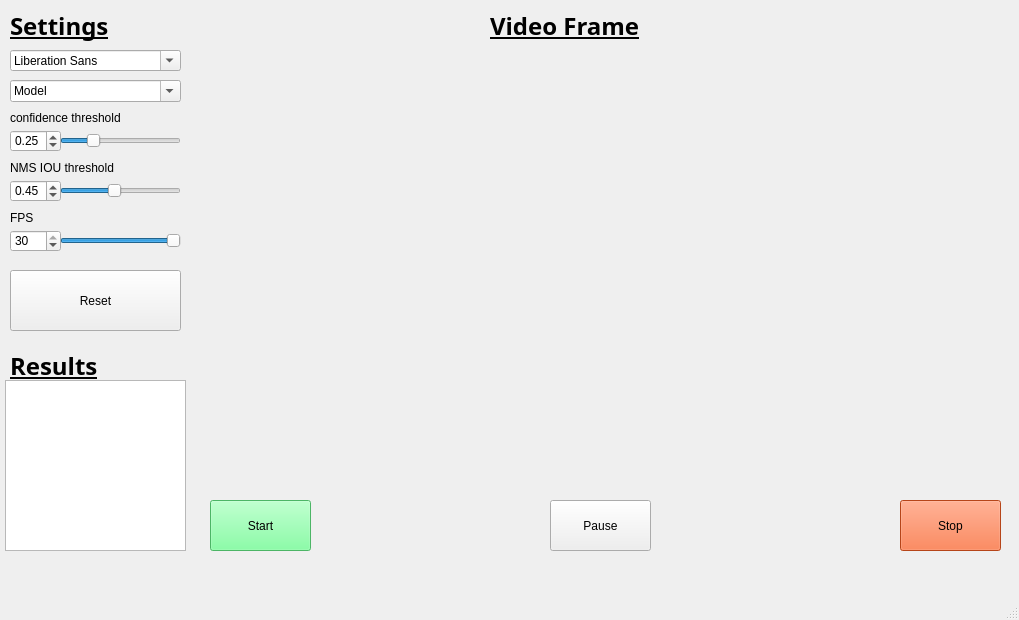
<?xml version="1.0" encoding="UTF-8"?>
<ui version="4.0">
 <class>Yolowindow</class>
 <widget class="QMainWindow" name="Yolowindow">
  <property name="geometry">
   <rect>
    <x>0</x>
    <y>0</y>
    <width>1019</width>
    <height>620</height>
   </rect>
  </property>
  <property name="windowTitle">
   <string>MainWindow</string>
  </property>
  <property name="styleSheet">
   <string notr="true">backgroud-image:url(:/bg/image/login_main.png);

</string>
  </property>
  <widget class="QWidget" name="centralwidget">
   <widget class="QLabel" name="label">
    <property name="geometry">
     <rect>
      <x>10</x>
      <y>10</y>
      <width>121</width>
      <height>31</height>
     </rect>
    </property>
    <property name="font">
     <font>
      <family>Adobe Devanagari</family>
      <pointsize>18</pointsize>
      <weight>75</weight>
      <bold>true</bold>
      <underline>true</underline>
     </font>
    </property>
    <property name="text">
     <string>Settings</string>
    </property>
   </widget>
   <widget class="QLabel" name="label_2">
    <property name="geometry">
     <rect>
      <x>490</x>
      <y>10</y>
      <width>151</width>
      <height>31</height>
     </rect>
    </property>
    <property name="font">
     <font>
      <family>Adobe Devanagari</family>
      <pointsize>18</pointsize>
      <weight>75</weight>
      <bold>true</bold>
      <underline>true</underline>
     </font>
    </property>
    <property name="text">
     <string>Video Frame</string>
    </property>
   </widget>
   <widget class="QLabel" name="label_3">
    <property name="geometry">
     <rect>
      <x>200</x>
      <y>40</y>
      <width>801</width>
      <height>431</height>
     </rect>
    </property>
    <property name="styleSheet">
     <string notr="true"/>
    </property>
    <property name="text">
     <string/>
    </property>
   </widget>
   <widget class="QTextBrowser" name="textBrowser">
    <property name="geometry">
     <rect>
      <x>5</x>
      <y>380</y>
      <width>181</width>
      <height>171</height>
     </rect>
    </property>
   </widget>
   <widget class="QLabel" name="label_4">
    <property name="geometry">
     <rect>
      <x>10</x>
      <y>350</y>
      <width>91</width>
      <height>31</height>
     </rect>
    </property>
    <property name="font">
     <font>
      <family>Adobe Devanagari</family>
      <pointsize>18</pointsize>
      <weight>75</weight>
      <bold>true</bold>
      <underline>true</underline>
     </font>
    </property>
    <property name="text">
     <string>Results</string>
    </property>
   </widget>
   <widget class="QPushButton" name="pushButton_3">
    <property name="geometry">
     <rect>
      <x>10</x>
      <y>270</y>
      <width>171</width>
      <height>61</height>
     </rect>
    </property>
    <property name="text">
     <string>Reset</string>
    </property>
   </widget>
   <widget class="QPushButton" name="pushButton_4">
    <property name="geometry">
     <rect>
      <x>550</x>
      <y>500</y>
      <width>101</width>
      <height>51</height>
     </rect>
    </property>
    <property name="text">
     <string>Pause</string>
    </property>
   </widget>
   <widget class="QPushButton" name="pushButton_5">
    <property name="geometry">
     <rect>
      <x>900</x>
      <y>500</y>
      <width>101</width>
      <height>51</height>
     </rect>
    </property>
    <property name="styleSheet">
     <string notr="true">background-color:rgb(255, 97, 35)</string>
    </property>
    <property name="text">
     <string>Stop</string>
    </property>
   </widget>
   <widget class="QFontComboBox" name="ComboBox_weight">
    <property name="geometry">
     <rect>
      <x>10</x>
      <y>50</y>
      <width>171</width>
      <height>21</height>
     </rect>
    </property>
    <property name="editable">
     <bool>true</bool>
    </property>
    <property name="currentText">
     <string>宋体</string>
    </property>
    <property name="modelColumn">
     <number>0</number>
    </property>
   </widget>
   <widget class="QFontComboBox" name="ComboBox_model">
    <property name="geometry">
     <rect>
      <x>10</x>
      <y>80</y>
      <width>171</width>
      <height>22</height>
     </rect>
    </property>
    <property name="currentText">
     <string>Model</string>
    </property>
   </widget>
   <widget class="QPushButton" name="pushButton_6">
    <property name="geometry">
     <rect>
      <x>210</x>
      <y>500</y>
      <width>101</width>
      <height>51</height>
     </rect>
    </property>
    <property name="styleSheet">
     <string notr="true">background-color:rgb(106, 253, 143)</string>
    </property>
    <property name="text">
     <string>Start</string>
    </property>
   </widget>
   <widget class="QSlider" name="horizontalSlider">
    <property name="geometry">
     <rect>
      <x>60</x>
      <y>130</y>
      <width>121</width>
      <height>22</height>
     </rect>
    </property>
    <property name="minimum">
     <number>1</number>
    </property>
    <property name="maximum">
     <number>100</number>
    </property>
    <property name="value">
     <number>25</number>
    </property>
    <property name="orientation">
     <enum>Qt::Horizontal</enum>
    </property>
   </widget>
   <widget class="QSlider" name="horizontalSlider_2">
    <property name="geometry">
     <rect>
      <x>60</x>
      <y>180</y>
      <width>121</width>
      <height>22</height>
     </rect>
    </property>
    <property name="minimum">
     <number>1</number>
    </property>
    <property name="maximum">
     <number>100</number>
    </property>
    <property name="value">
     <number>45</number>
    </property>
    <property name="orientation">
     <enum>Qt::Horizontal</enum>
    </property>
   </widget>
   <widget class="QSlider" name="horizontalSlider_3">
    <property name="geometry">
     <rect>
      <x>60</x>
      <y>230</y>
      <width>121</width>
      <height>22</height>
     </rect>
    </property>
    <property name="minimum">
     <number>1</number>
    </property>
    <property name="maximum">
     <number>30</number>
    </property>
    <property name="value">
     <number>30</number>
    </property>
    <property name="orientation">
     <enum>Qt::Horizontal</enum>
    </property>
   </widget>
   <widget class="QDoubleSpinBox" name="doubleSpinBox">
    <property name="geometry">
     <rect>
      <x>10</x>
      <y>130</y>
      <width>51</width>
      <height>22</height>
     </rect>
    </property>
    <property name="maximum">
     <double>1.000000000000000</double>
    </property>
    <property name="singleStep">
     <double>0.010000000000000</double>
    </property>
    <property name="value">
     <double>0.250000000000000</double>
    </property>
   </widget>
   <widget class="QSpinBox" name="spinBox">
    <property name="geometry">
     <rect>
      <x>10</x>
      <y>230</y>
      <width>51</width>
      <height>22</height>
     </rect>
    </property>
    <property name="minimum">
     <number>1</number>
    </property>
    <property name="maximum">
     <number>30</number>
    </property>
    <property name="value">
     <number>30</number>
    </property>
   </widget>
   <widget class="QLabel" name="label_5">
    <property name="geometry">
     <rect>
      <x>10</x>
      <y>110</y>
      <width>171</width>
      <height>16</height>
     </rect>
    </property>
    <property name="text">
     <string>confidence threshold</string>
    </property>
   </widget>
   <widget class="QDoubleSpinBox" name="doubleSpinBox_2">
    <property name="geometry">
     <rect>
      <x>10</x>
      <y>180</y>
      <width>51</width>
      <height>22</height>
     </rect>
    </property>
    <property name="maximum">
     <double>1.000000000000000</double>
    </property>
    <property name="singleStep">
     <double>0.010000000000000</double>
    </property>
    <property name="value">
     <double>0.450000000000000</double>
    </property>
   </widget>
   <widget class="QLabel" name="label_6">
    <property name="geometry">
     <rect>
      <x>10</x>
      <y>160</y>
      <width>171</width>
      <height>16</height>
     </rect>
    </property>
    <property name="text">
     <string>NMS IOU threshold</string>
    </property>
   </widget>
   <widget class="QLabel" name="label_7">
    <property name="geometry">
     <rect>
      <x>10</x>
      <y>210</y>
      <width>31</width>
      <height>16</height>
     </rect>
    </property>
    <property name="text">
     <string>FPS</string>
    </property>
   </widget>
  </widget>
  <widget class="QMenuBar" name="menubar">
   <property name="geometry">
    <rect>
     <x>0</x>
     <y>0</y>
     <width>1019</width>
     <height>26</height>
    </rect>
   </property>
  </widget>
  <widget class="QStatusBar" name="statusbar"/>
 </widget>
 <resources>
  <include location="backgrou.qrc"/>
 </resources>
 <connections/>
</ui>
